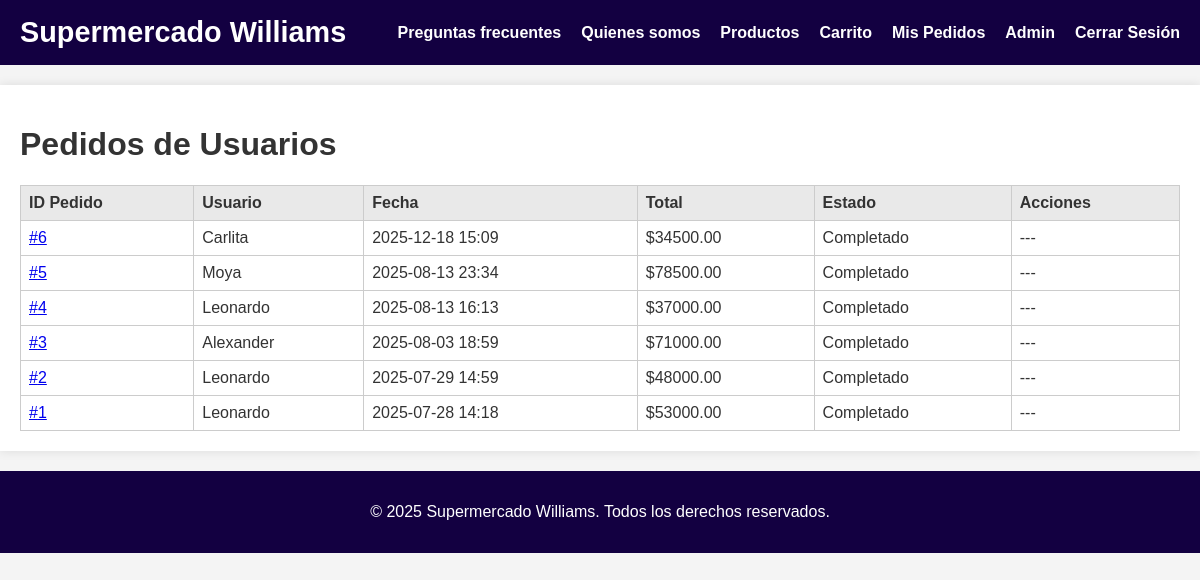
Page /admin/orders (signed in) on the committed database.
### models.py (models this page shows, shortened)
class Order(db.Model):
    id = db.Column(db.Integer, primary_key=True)
    user_id = db.Column(db.Integer, db.ForeignKey('user.id'), nullable=False)
    order_date = db.Column(db.DateTime, index=True, default=datetime.utcnow)
    total_amount = db.Column(db.Float, nullable=False)
    status = db.Column(db.String(64), default='Pending')  # e.g., Pending, Shipped, Delivered
    payment_method = db.Column(db.String(32), nullable=True)  # Nuevo campo
    user = db.relationship('User', backref='orders')
    items = db.relationship('OrderItem', backref='order')

class User(db.Model):
    id = db.Column(db.Integer, primary_key=True)
    username = db.Column(db.String(64), unique=True, nullable=False)
    email = db.Column(db.String(120), unique=True, nullable=False)
    password_hash = db.Column(db.String(128))
    phone = db.Column(db.String(20), nullable=True)
    address = db.Column(db.String(256), nullable=True)
    is_admin = db.Column(db.Boolean, default=False)
    @property
    def is_authenticated(self):
        return True

### routes.py (the view)
@app.route('/admin/orders')
@login_required
def admin_orders():
    if not current_user.is_admin:
        flash('Acceso denegado. Debes ser administrador.', 'danger')
        return redirect(url_for('index'))
    orders = Order.query.order_by(Order.order_date.desc()).all()
    csrf_form = DummyCSRFForm()
    return render_template('admin/orders.html', title='Pedidos de Usuarios', orders=orders, csrf_form=csrf_form)

### routes.py (called while the page is built)
@login_manager.user_loader
def load_user(user_id):
    return User.query.get(int(user_id))

### templates/admin/orders.html
{% extends 'admin/dashboard.html' %}
{% block content %}
<h1>Pedidos de Usuarios</h1>
<table class="admin-table">
    <thead>
        <tr>
            <th>ID Pedido</th>
            <th>Usuario</th>
            <th>Fecha</th>
            <th>Total</th>
            <th>Estado</th>
            <th>Acciones</th>
        </tr>
    </thead>
    <tbody>
        {% for order in orders %}
        <tr>
            <td><a href="{{ url_for('order_detail', order_id=order.id) }}">#{{ order.id }}</a></td>
            <td>{{ order.user.username }}</td>
            <td>{{ order.order_date.strftime('%Y-%m-%d %H:%M') }}</td>
            <td>${{ '%.2f'|format(order.total_amount) }}</td>
            <td>{{ 'Completado' if order.status == 'Completed' else 'Pagado' }}</td>
            <td>
                {% if order.status != 'Completed' %}
                <form action="{{ url_for('complete_order', order_id=order.id) }}" method="post" style="display:inline;">
                    {{ csrf_form.csrf_token }}
                    <button type="submit">Despachar</button>
                </form>
                {% else %}
                ---
                {% endif %}
            </td>
        </tr>
        {% endfor %}
    </tbody>
</table>
{% endblock %}

### static/css/style.css (style rules this page uses)
body { font-family: Arial, sans-serif; margin: 0; padding: 0; background-color: #f4f4f4; color: #333333; }
.admin-table { width: 100%; border-collapse: collapse; margin-top: 15px; }
.admin-table th, .admin-table td { border: 1px solid #ccc; padding: 8px; text-align: left; }
.admin-table th { background-color: #e9e9e9; }

### rows in the picture
Order: id "6", user.username "Carlita", order_date "2025-12-18 15:09", total_amount "34500.00", status "Completado"
Order: id "5", user.username "Moya", order_date "2025-08-13 23:34", total_amount "78500.00", status "Completado"
Order: id "4", user.username "Leonardo", order_date "2025-08-13 16:13", total_amount "37000.00", status "Completado"
Order: id "3", user.username "Alexander", order_date "2025-08-03 18:59", total_amount "71000.00", status "Completado"
Order: id "2", user.username "Leonardo", order_date "2025-07-29 14:59", total_amount "48000.00", status "Completado"
Order: id "1", user.username "Leonardo", order_date "2025-07-28 14:18", total_amount "53000.00", status "Completado"
